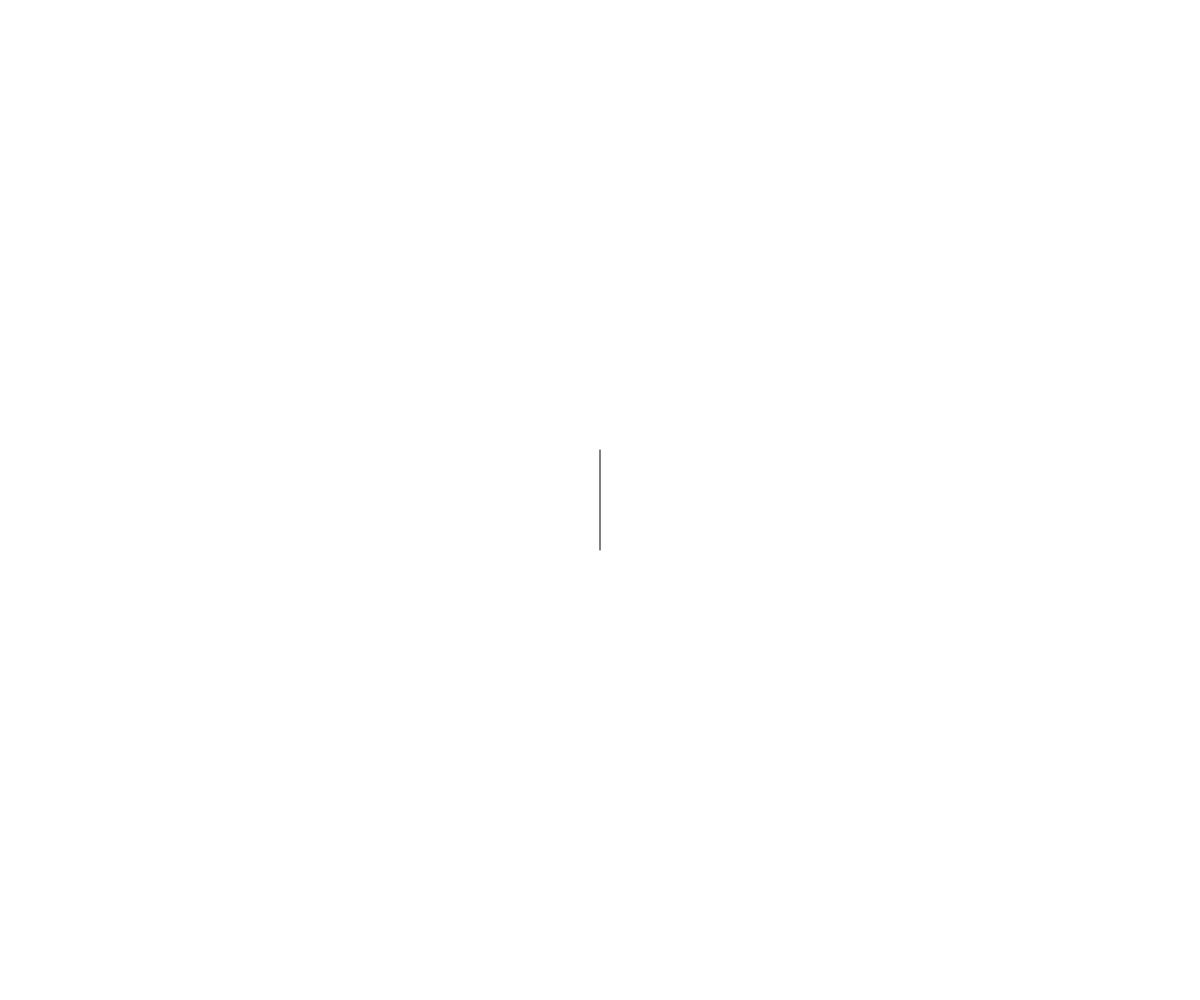
Frame 1 (no input)
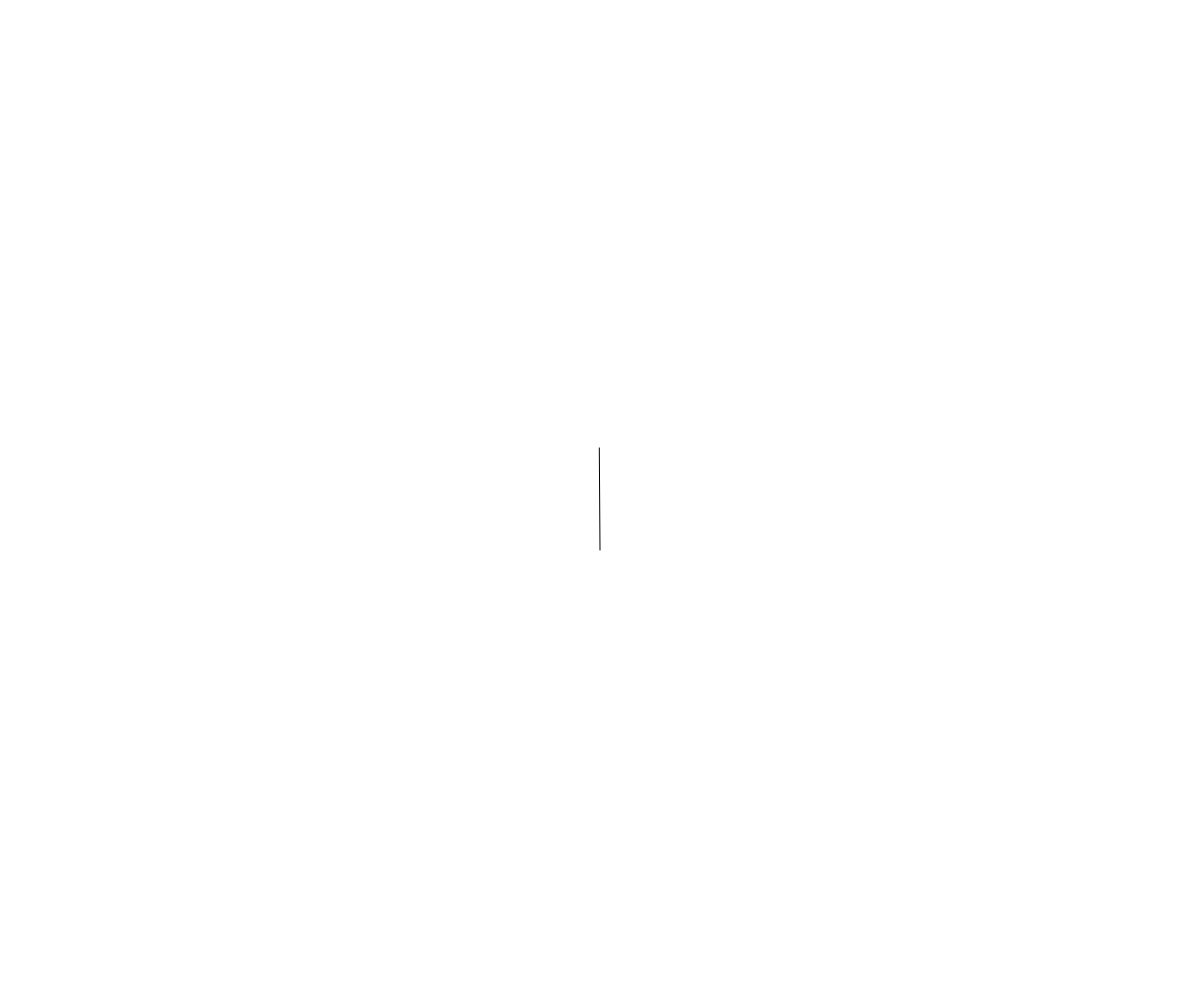
Frame 60 (no input)
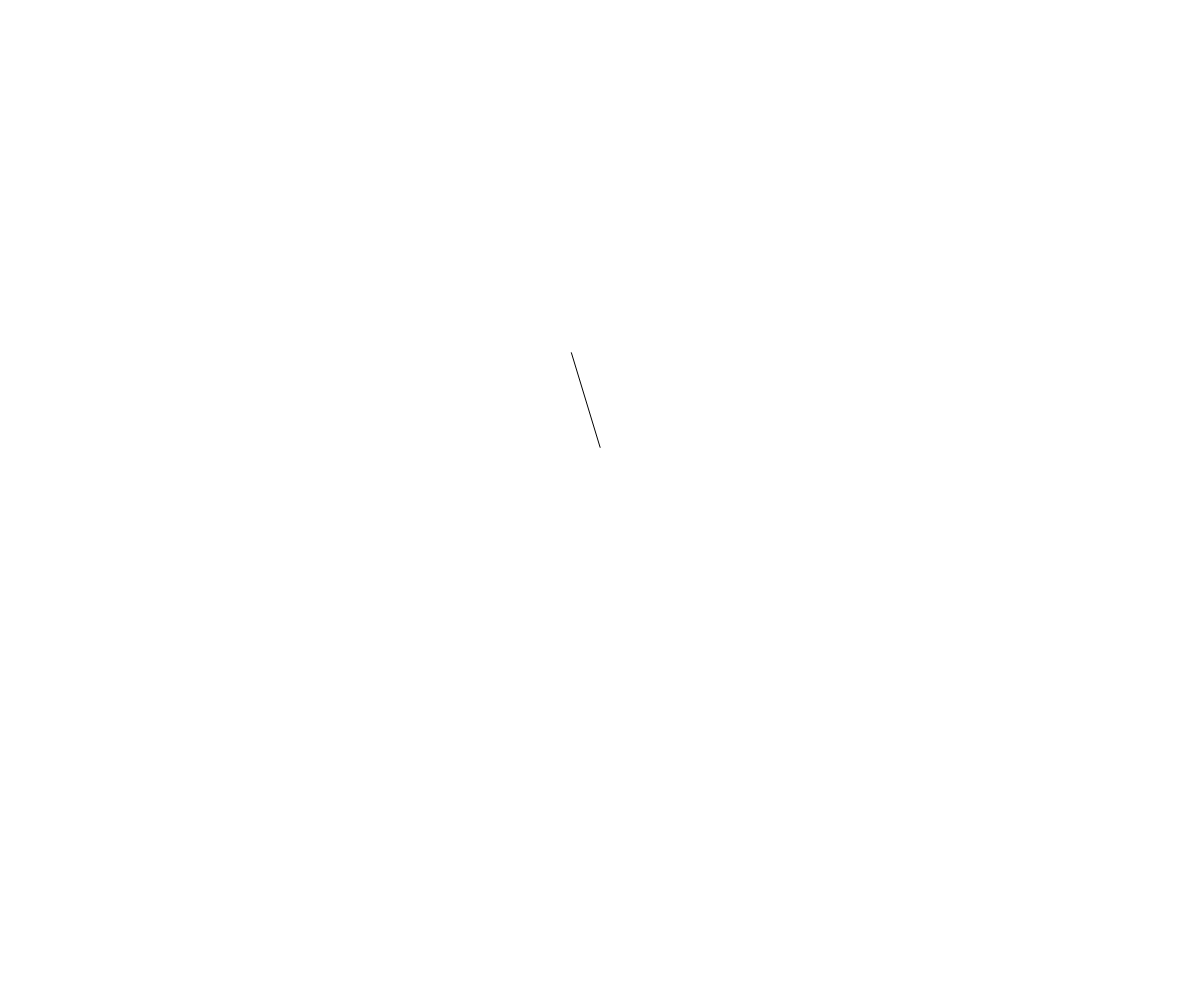
Frame 120 (the mouse pressed at the canvas centre since frame 60)

The p5.js sketch that drew these frames (run headless with seeded random() and noise() and a simulated clock; from frame 60 on, the mouse is pressed at the canvas centre):

// p5.js sketch
// ── sketch.js
let tree;
let angle;
let len = 100;

function setup() {
  createCanvas(windowWidth, windowHeight);
  angle = PI / 4;

  tree = [];
  let a = createVector(width / 2, height/2 + len/2);
  let b = createVector(width / 2, height/2 - len/2);
  let root = new Branch(a, b);

  tree[0] = root;
}

function mousePressed() {
  for (let i = tree.length-1; i >= 0; i--) {
    print(i);
      tree.push(tree[i].branching());
      tree[i].finished = true;
  }
}


function draw() {
  background(255);
  for (let i = 0; i < tree.length; i++) {
    if(!tree[i].finished){
      tree[i].display();
      tree[i].jitter();
    }
  }
}


class Branch {
  constructor(begin, end) {
    this.begin = begin;
    this.end = end;
    this.finished = false;
  }

  display() {
    stroke(0);
    line(this.begin.x, this.begin.y, this.end.x, this.end.y);
  }

  branching() {
    let dir = p5.Vector.sub(this.end, this.begin);
    dir.rotate(random(TWO_PI));
    // dir.mult(0.67);
    let newEnd = p5.Vector.add(this.end, dir);
    let b = new Branch(this.end, newEnd);
    return b;
  }

  jitter() {
    this.end.x += random(-1,1);
    this.end.y += random(-1,1);
  }
}
